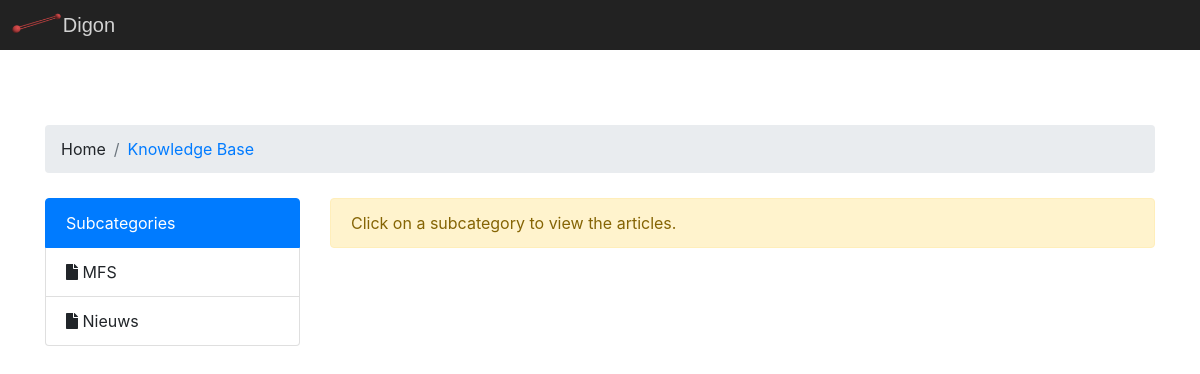
Before: / with the older database file.
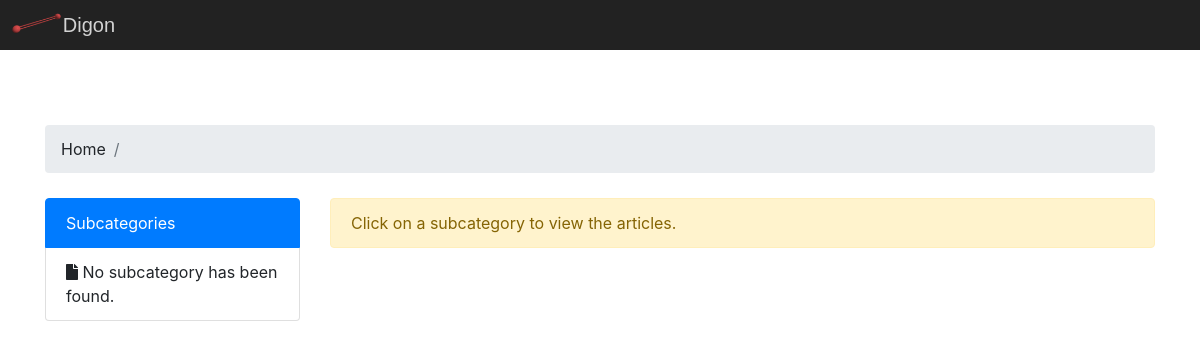
After: the same page with the newer database file.
### tables this page shows
CREATE TABLE `category` (
  `row_id` int(11) NOT NULL,
  `category` varchar(50) NOT NULL,
  `parent_id` int(11) NOT NULL
);

### includes/autoload.inc.php (called while the page is built, shortened)
<?php
    $linkUrl = "//localhost/Websites/nicms/";
    class Autoload implements AutoloadInterface {
        protected $path;
        public function __construct() {
            $this->url = $_SERVER["HTTP_HOST"] . $_SERVER['REQUEST_URI'];
            if (strpos($this->url,'index') == TRUE) {
                $this->path = "classes/";
            } else {
                $this->path = "../classes/";
            }
            include_once($this->path."dbh.class.php");
            include_once($this->path."functions.class.php");
            include_once($this->path."category.class.php");
            include_once($this->path."categoryview.class.php");
        }
    }

### classes/functions.class.php (called while the page is built, shortened)
<?php
    class Functions {
        public function isInteger($value) {
           return is_int((int)$value);
        }
    }
?>

### classes/dbh.class.php (called while the page is built, shortened)
<?php
    class Dbh {
        private $servername = "localhost";
        private $username = "root";
        private $password = "";
        private $dbname = "nicms";
        protected function connect() {
            $conn = new mysqli($this->servername, $this->username, $this->password, $this->dbname);
            return $conn;
        }
    }
?>

### classes/category.class.php (called while the page is built, shortened)
<?php
    class Category extends Dbh {
        protected function getCategory($categoryID) {
            $sql = "SELECT * FROM category WHERE row_id=$categoryID";
            $result = $this->connect()->query($sql);
            return $result;
        }
        protected function getSubcatsFromParentCat($parent_id) {
            $sql = "SELECT * FROM category WHERE parent_id= $parent_id";
            $result = $this->connect()->query($sql);
            return $result;
        }
    }
?>

### classes/categoryview.class.php (the view, shortened to what this page needs)
<?php
    class CategoryView extends Category {
        public function ArticlesShowSubcats($parentID) {
            $parentID = $this->connect()->real_escape_string($parentID);
            $result = $this->getSubcatsFromParentCat($parentID);
            echo "<div class='list-group index-subcategories-listgroup'>";
            echo "<a class='list-group-item list-group-item-action active disabled list-group-items-header'>Subcategories</a>";
            if ($result->num_rows > 0) {
                while($row = $result->fetch_assoc()) {
                    echo "<a class='list-group-item list-group-item-action' onclick='showArticlesIndex(".$row["row_id"].",\"".$row['category']."\")'><i class='fa fa-file'></i>&nbsp;".$row['category']."</a>";
                }
            } else {
                echo "<a class='list-group-item list-group-item-action'><i class='fa fa-file'></i>&nbsp;No subcategory has been found.</a>";
            }
            echo "</div>";
        }
        public function showCategory($categoryID) {
            $FunctionsObj = new Functions();
            $categoryID = $this->connect()->real_escape_string($categoryID);
            $result = $this->getCategory($categoryID);
            if ($result->num_rows > 0) {
               while($row = $result->fetch_assoc()) {
                   echo $row["category"];
               }
            }
        }
    }
?>

### index.php (shortened to what this page needs)
<?php
    include_once("includes/autoload.inc.php");
    $CategoryViewObj = new CategoryView();
    if (isset($_GET["catID"])) {
        $cat_id = $_GET["catID"];
    } else {
        $cat_id = 1;
    }
?>
<!DOCTYPE html>
<html lnag="nl">
    <head>
        <?php
            include "includes/head.inc.php";
        ?>
    </head>
    <body onload="openLogindialog()">
        <?php
            include_once "includes/header.inc.php";
        ?>
        <main class="general-main container">
            <nav class="container general-nav nav-index" aria-label="breadcrumb">
                <ol class="breadcrumb breadcrumbs-index">
                  <li class="breadcrumb-item">Home</li>
                  <li class="breadcrumb-item active" aria-current="page"><a href="<?php echo $linkUrl; ?>index"><?php echo $CategoryViewObj->showCategory($cat_id) ?></a></li>
                </ol>
            </nav>
            <div class="row">
                <div class="col-md-3 col-lg-3">
                    <?php
                        $CategoryViewObj->ArticlesShowSubcats($cat_id);
                    ?>
                </div>
                <div class="col-md-9 col-lg-9 articles-article-overview-container">
                    <p class="alert alert-warning" role="alert">Click on a subcategory to view the articles.</p>
                </div>
            </div>
        </main>
    </body>
</html>

Changed rows visible on the page:
removed category: category "Knowledge Base"
removed category: category "MFS"
removed category: category "Nieuws"
Other visible differences:
text now shown: "No subcategory has been found."
